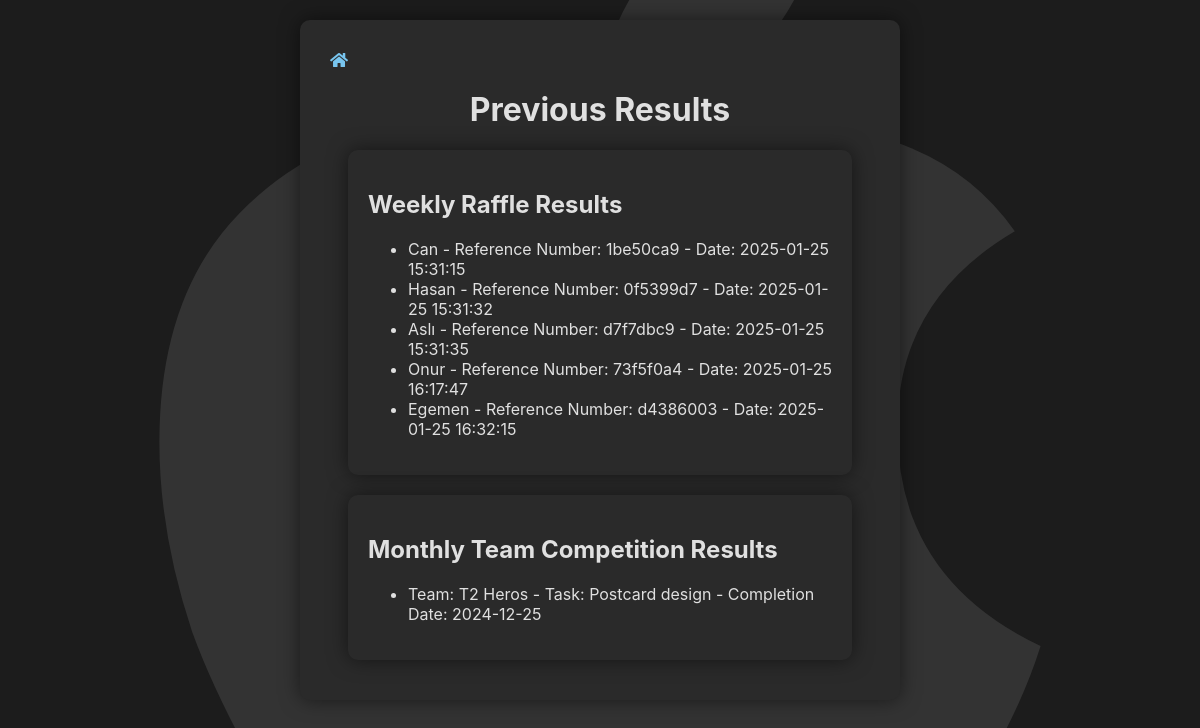
Page /previousresults on the earlier database version.
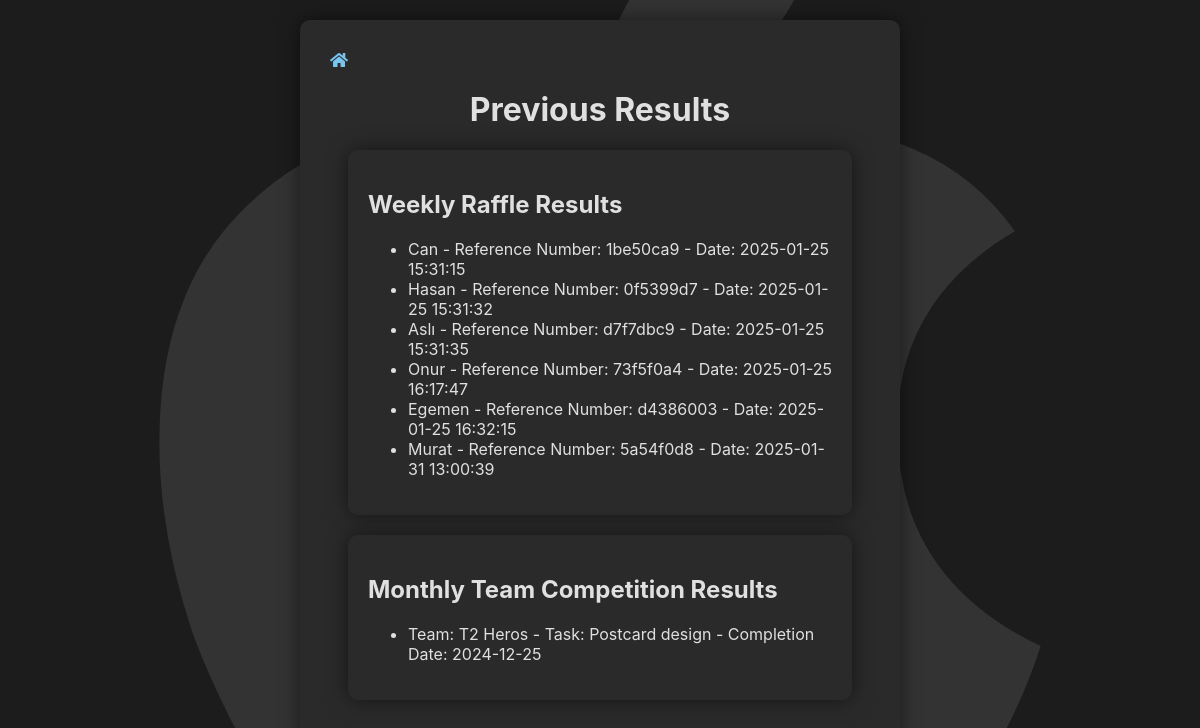
Same page on the later database version.
### tables this page shows
CREATE TABLE results 
                 (id INTEGER PRIMARY KEY, 
                  winner TEXT, 
                  ref_number TEXT, 
                  date TEXT);

CREATE TABLE monthly_competitions
                 (id INTEGER PRIMARY KEY, 
                  team_name TEXT, 
                  task TEXT, 
                  completion_date TEXT);

### main.py (the view)
@app.route('/previousresults')
def previousresults():
    draw_results = get_previous_results()
    monthly_results = get_monthly_competitions()
    return render_template('previousresults.html', draw_results=draw_results, monthly_results=monthly_results)

### main.py (called while the page is built)
def get_previous_results():
    conn = sqlite3.connect(db_path)
    c = conn.cursor()
    c.execute('SELECT id, winner, ref_number, date FROM results')
    results = c.fetchall()
    conn.close()
    return results

def get_monthly_competitions():
    conn = sqlite3.connect(db_path)
    c = conn.cursor()
    c.execute('SELECT id, team_name, task, completion_date FROM monthly_competitions')
    results = c.fetchall()
    conn.close()
    return results

### templates/previousresults.html (shortened to what this page needs)
<!DOCTYPE html>
<html>
<head>
    <link rel="stylesheet" type="text/css" href="{{ url_for('static', filename='styles.css') }}">
    <link rel="stylesheet" href="https://cdnjs.cloudflare.com/ajax/libs/font-awesome/5.15.3/css/all.min.css">
</head>
<body>
    <div class="container">
        <a href="{{ url_for('index') }}" class="home-icon" style="margin: 10px;"><i class="fas fa-home"></i></a>
        <h1>Previous Results</h1>
        <div class="subcontainer">
            <h2>Weekly Raffle Results</h2>
            {% if draw_results %}
                <ul>
                    {% for result in draw_results %}
                        <li>{{ result[1] }} - Reference Number: {{ result[2] }} - Date: {{ result[3] }}</li>
                    {% endfor %}
                </ul>
            {% else %}
                <p>No raffle results yet.</p>
            {% endif %}
        </div>
        <div class="subcontainer">
            <h2>Monthly Team Competition Results</h2>
            {% if monthly_results %}
                <ul>
                    {% for competition in monthly_results %}
                        <li>Team: {{ competition[1] }} - Task: {{ competition[2] }} - Completion Date: {{ competition[3] }}</li>
                    {% endfor %}
                </ul>
            {% else %}
                <p>No monthly competitions yet.</p>
            {% endif %}
        </div>
    </div>
</body>
</html>

### static/styles.css (style rules this page uses)
* { box-sizing: border-box; }
body { font-family: SF Pro Display, -apple-system, BlinkMacSystemFont, "Segoe UI", Roboto, "Helvetica Neue", Arial, sans-serif; background-color: #1c1c1c; color: #e0e0e0; margin: 0; padding: 0; overflow-x: hidden; position: relative; }
body::before { content: "\f179"; font-family: "Font Awesome 5 Brands"; font-size: 1200px; color: rgba(255, 255, 255, 0.1); position: fixed; top: 50%; left: 50%; transform: translate(-50%, -50%); z-index: -1; }
h1 { color: #e0e0e0; text-align: center; margin-top: 20px; }
.container { width: 50%; max-width: 1920px; margin: 20px auto; background-color: #2a2a2a; padding: 20px; box-shadow: 0 0 20px rgba(0, 0, 0, 0.5); border-radius: 10px; text-align: left; overflow: auto; }
.subcontainer { width: 90%; max-width: 600px; margin: 20px auto; background-color: #2a2a2a; padding: 20px; box-shadow: 0 0 20px rgba(0, 0, 0, 0.5); border-radius: 10px; text-align: left; }
a { color: #78C5EF; text-align: left; display: block; margin: 20px 0; text-decoration: none; }

Differences in the rows shown:
added results: winner "Murat", ref_number "5a54f0d8", date "2025-01-31 13:00:39"
